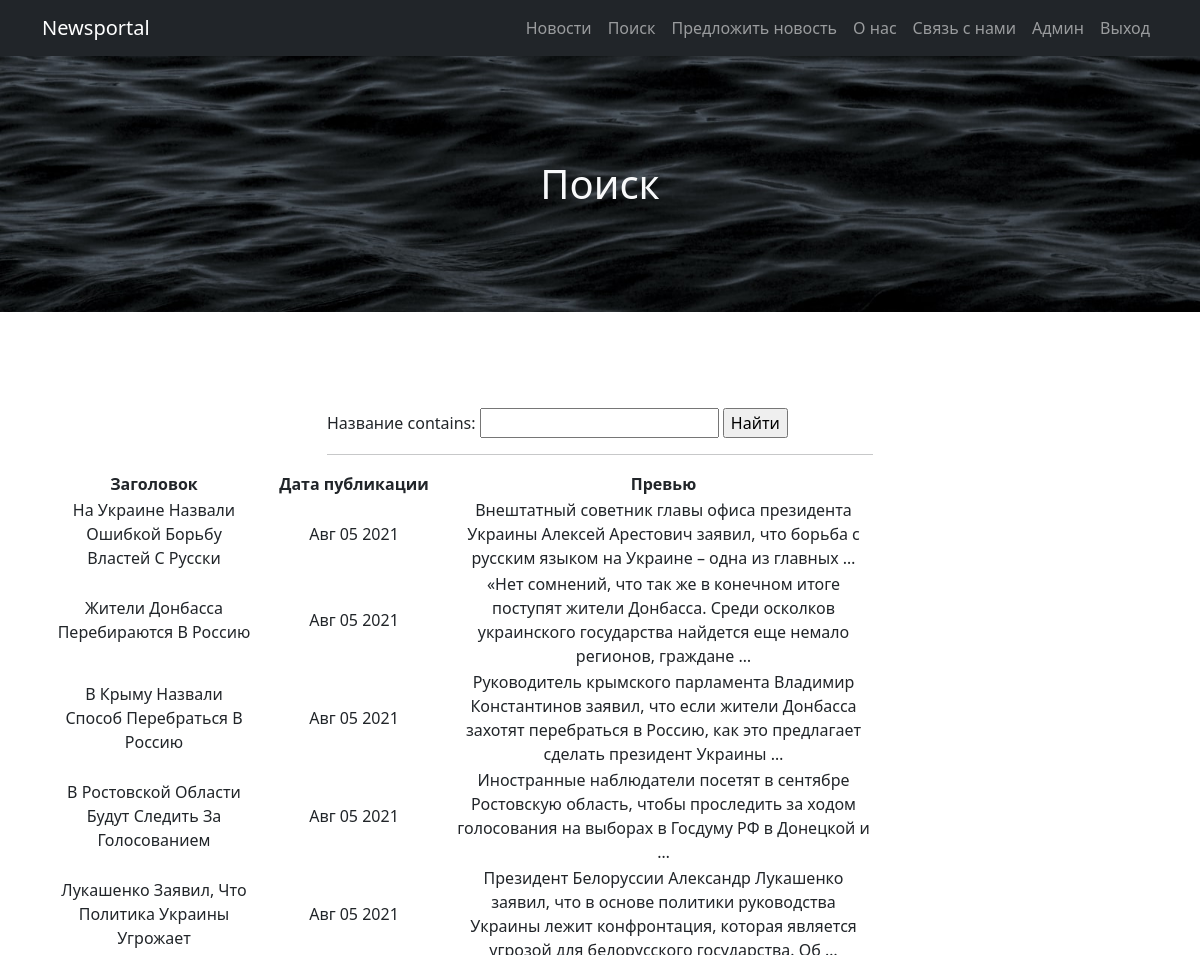
Page /news/search/ (upper part) on the earlier database version.
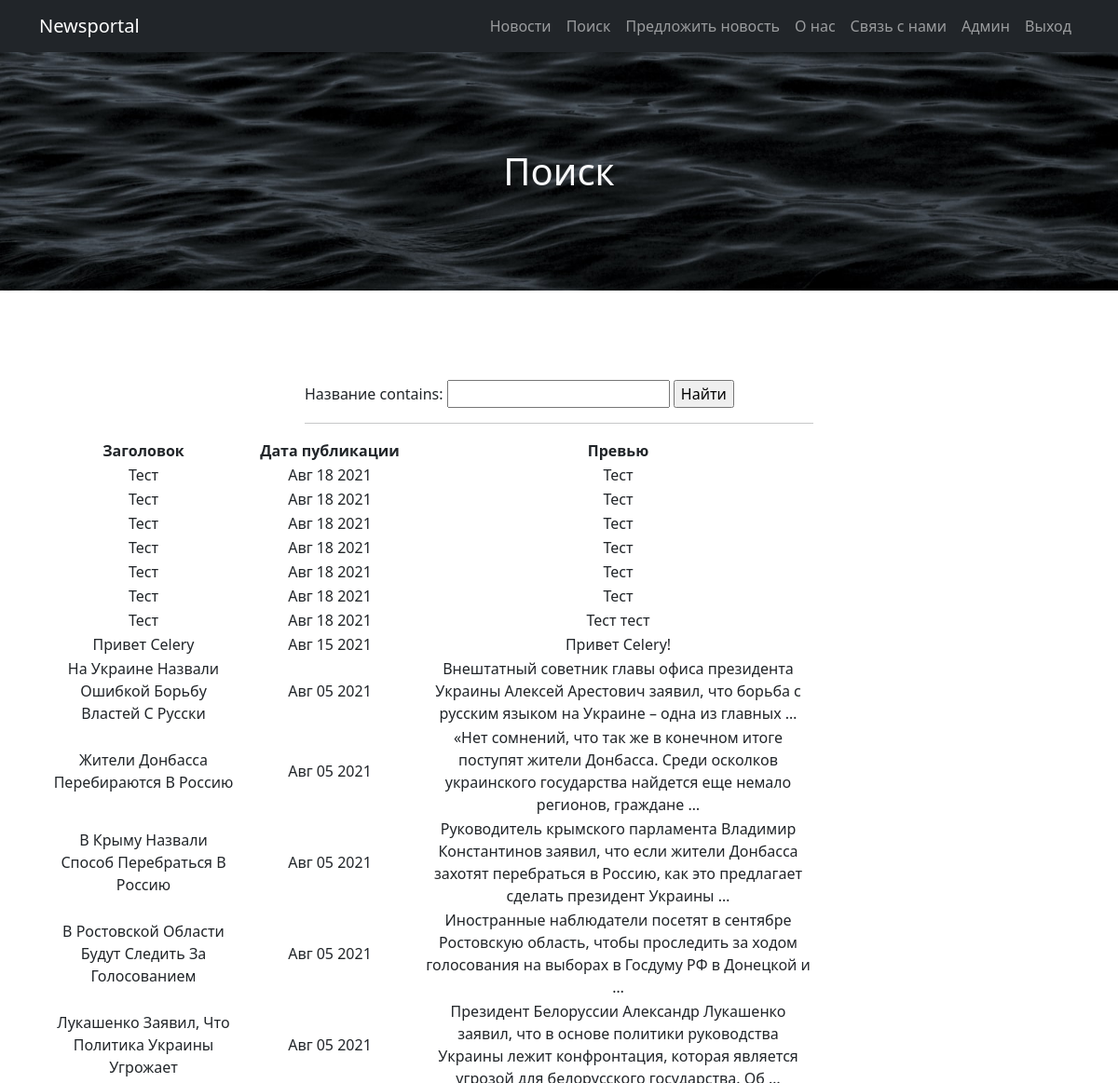
Same page on the later database version.
### news/models.py (models this page shows, shortened)
class Post(models.Model):  # Модель, содержащая объекты всех постов
    news = 'NW'
    article = 'AT'
    CHOICE = [
        (news, 'Новость'),
        (article, 'Статья')
    ]
    author = models.ForeignKey(Author, on_delete=models.PROTECT, verbose_name='Автор')
    kind = models.CharField(max_length=2, choices=CHOICE, default=news, verbose_name='Тип поста')
    created_at = models.DateTimeField(auto_now_add=True, verbose_name='Дата добавления')
    category = models.ManyToManyField(Category, through='PostCategory', verbose_name='Категория')
    title = models.CharField(max_length=50, verbose_name='Название')
    text = models.TextField(verbose_name='Текст')
    rating = models.IntegerField(default=0, verbose_name='Рейтинг')
    class Meta:
        verbose_name = 'Новость'
        verbose_name_plural = 'Новости'

### news/views.py (the view)
# urls.py: path('search/', PostSearch.as_view()),
class PostSearch(ListView):
    model = Post  # указываем модель, объекты которой мы будем выводить
    template_name = 'search.html'  # указываем имя шаблона, показывающий как именно выводить страницу (HTML)
    context_object_name = 'posts'  # имя списка с объектами (нужен, чтобы обратиться к нему в HTML)
    queryset = Post.objects.order_by('-created_at')  # то в каком порядке мы выводим элементы (сначала новые)
    def get_context_data(self, **kwargs):  # забираем отфильтрованные объекты
        context = super().get_context_data(**kwargs)
        context['filter'] = PostFilter(self.request.GET,
                                       queryset=self.get_queryset())  # вписываем наш фильтр в контекст
        return context

### news/templatetags/censor.py (called while the page is built)
@register.filter(name='censor')  # регистрируем фильтр как фильтр
def censor(value):
    censor_list = ['Бурно']
    if isinstance(value, str):  # проверяем, что значение - строка
        value = value.split()  # разбиваем на слова
        new_value = []
        for word in value:
            if word in censor_list:  # если слово в цензор-списке, цензурируем
                new_value += '*нецензурная лексика*' + ' '
            else:
                new_value += word + ' '
        new_value = "".join(new_value)
        return str(new_value)  # возвращаем цензурированное значение
    else:
        raise ValueError(f'Нельзя приминить этот фильтр не к строке')  # кидаем ошибку, если применяется не к строке

### templates/search.html (shortened to what this page needs)
{% extends 'flatpages/default.html' %}
{% load censor %}
{% block header %}
Поиск
{% endblock header %}
{% block content %}
<form method="GET">
    {{ filter.form }}
    <input type="submit" value="Найти">
</form>
<hr>
    {% if posts %}
        <table width="150%" align="right">
            <tr>
                <td width=200>
                    <b> Заголовок </b>
                </td>
                <td width=200>
                    <b> Дата публикации </b>
                </td>
                <td>
                    <b> Превью </b>
                </td>
            </tr>
            {% for post in filter.qs %}
            <tr>
                <td>
                    {{ post.title|title }}
                </td>
                <td>
                    {{ post.created_at|date:'M d Y' }}
                </td>
                <td>
                    {{post.text|censor|truncatewords:20}}
                </td>
            </tr>
            {% endfor %}
        </table>
    {% endif %}
{% endblock content %}

### templates/flatpages/default.html (shortened to what this page needs)
{% load static %}
<!DOCTYPE html>
<html lang="en">
<head>
    <link href="{% static 'dist/css/styles.css'%}" rel="stylesheet" />
</head>
<body>
    <nav class="navbar navbar-expand-lg navbar-dark bg-dark">
        <div class="container">
            <a class="navbar-brand" href="/">Newsportal</a>
            <div class="collapse navbar-collapse" id="navbarSupportedContent">
                <ul class="navbar-nav ms-auto mb-2 mb-lg-0">
                    <li class="nav-item"><a class="nav-link {% if request.path == '/about/' %} active {% endif %}" href="/news"> Новости </a></li>
                    <li class="nav-item"><a class="nav-link {% if request.path == '/about/' %} active {% endif %}" href="/news/search"> Поиск </a></li>
                    <li class="nav-item"><a class="nav-link {% if request.path == '/about/' %} active {% endif %}" href="/news/add"> Предложить новость </a></li>
                    <li class="nav-item"><a class="nav-link {% if request.path == '/about/' %} active {% endif %}" href="/news/about"> О нас </a></li>
                    <li class="nav-item"><a class="nav-link {% if request.path == '/about/' %} active {% endif %}" href="/contact"> Связь с нами </a></li>
                    <li class="nav-item"><a class="nav-link {% if request.path == '/about/' %} active {% endif %}" href="/admin"> Админ </a></li>
                    <li class="nav-item"><a class="nav-link {% if request.path == '/about/' %} active {% endif %}" href="/accounts/logout/"> Выход </a></li>
                </ul>
            </div>
        </div>
    </nav>
    <header class="py-5 bg-image-full" style="background-image: url('{% static 'dist/img/photo-1468657988500-aca2be09f4c6.jfif'%}')">
        <div class="text-center my-5">
            <h1 class="py-2 text-light"> {% block header %} {% endblock header %} </h1>
        </div>
    </header>
    <section class="py-5">
        <div class="container my-5">
            <div class="row justify-content-center">
                <div class="col-lg-6">
                    {% block content %}{% endblock content %}
                </div>
            </div>
        </div>
    </section>
</body>
</html>

### templates/search.html (style rules this page uses)
table { margin: auto; }
td { text-align: center; }

Differences in the rows shown:
added Post: title "Тест", created_at "Авг 18 2021", text|censor "Тест"
added Post: title "Тест", created_at "Авг 18 2021", text|censor "Тест"
added Post: title "Тест", created_at "Авг 18 2021", text|censor "Тест"
added Post: title "Тест", created_at "Авг 18 2021", text|censor "Тест"
added Post: title "Тест", created_at "Авг 18 2021", text|censor "Тест"
added Post: title "Тест", created_at "Авг 18 2021", text|censor "Тест"
added Post: title "Тест", created_at "Авг 18 2021", text|censor "Тест тест"
added Post: title "Привет Celery", created_at "Авг 15 2021", text|censor "Привет Celery!"
